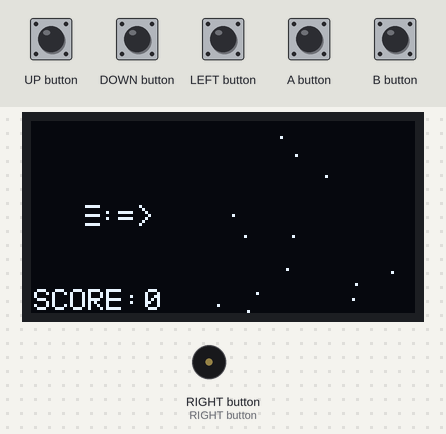
The sketch below on a simulated Arduboy, built with avr-gcc and run on an emulated ATmega32U4. On the bench: 128×64 one-colour display, buzzer (waves = sounding). Inputs (shaded band) come from the test bench. Random numbers use the default seed unless the sketch sets one.

Above: at 3.0 s.
3.1 s: UP button pressed for 1 s
At 3.72 s:
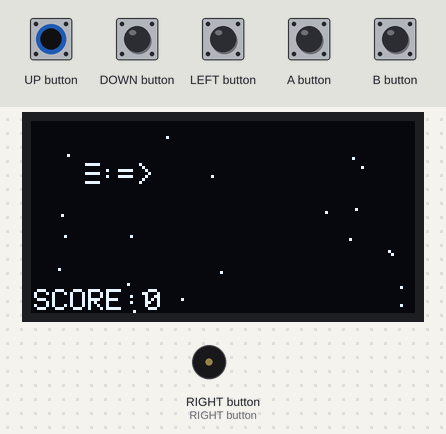
4.7 s: DOWN button pressed for 0.15 s
At 5.01 s:
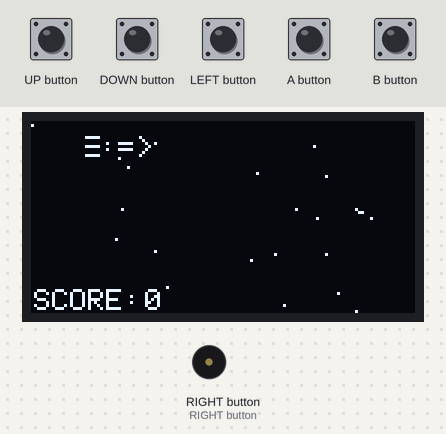
5.4 s: DOWN button pressed for 1 s
At 5.65 s:
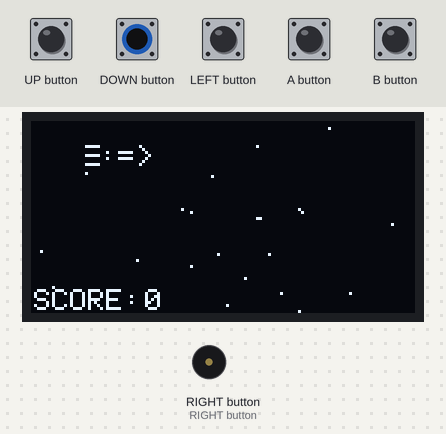
7.0 s: LEFT button pressed for 0.15 s
At 7.56 s:
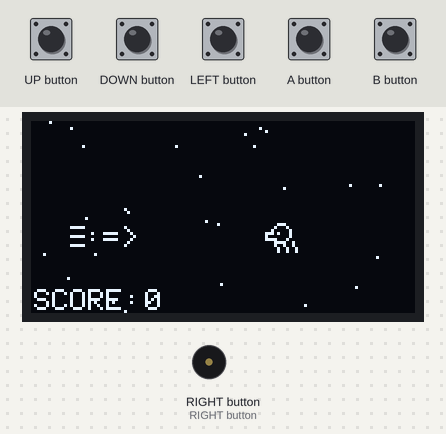
7.7 s: A button pressed for 0.15 s
At 7.88 s:
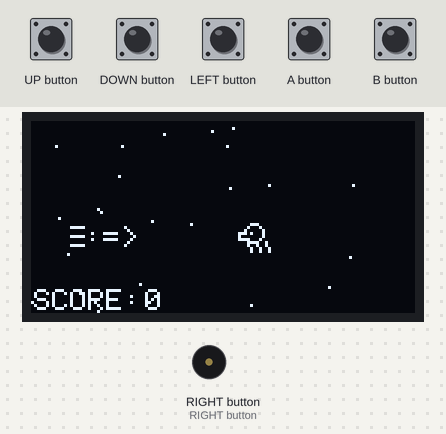
8.4 s: B button pressed for 0.15 s
At 8.84 s:
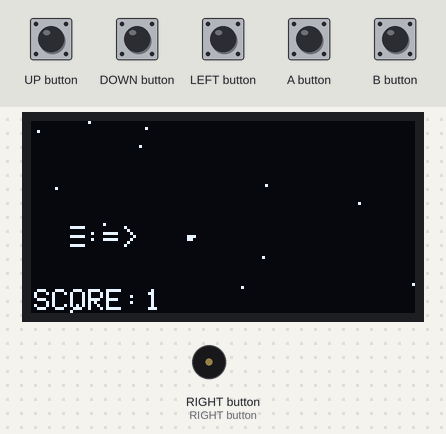
Timing chart, 0 to 14.2 s (numbered marks = the images above; inputs shaded):
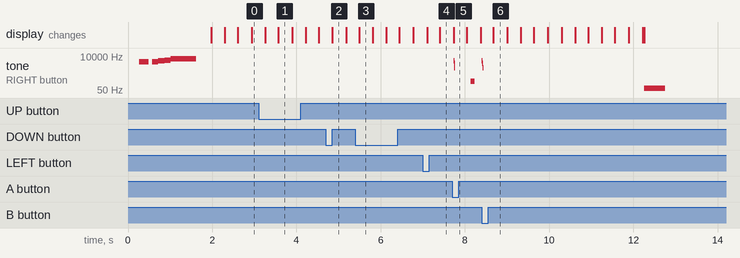

Measured:
- after the input at 7.7 s, tone on RIGHT button: plays 4800 Hz for 0.01 s, 3200 Hz for 0.01 s, 1600 Hz for 0.01 s, 200 Hz for 0.10 s, starting at once

The sketch:

CosmicPods.ino
```cpp
// (licence header left out)
#include <Arduboy2.h>

Arduboy2 arduboy;

#define CHAR_WIDTH 6
#define CHAR_HEIGHT 8

#define X_MAX (WIDTH - (CHAR_WIDTH * 3) + 1)
#define Y_MAX (HEIGHT - CHAR_HEIGHT)

#define NUM_PLAYER_BULLETS 4
#define MAX_NUM_ENEMIES 8
#define NUM_STARS 32

#define ENEMY_RECT {0, 0, 12, 12}
#define PLAYER_RECT {0, 1, 16, 6}

struct Vector2 {
  float x;
  float y;
};

struct FloatPoint {
  float x;
  float y;
};

struct PlayerBullet {
  Point point;
  boolean enabled;
};

struct Player {
  Rect rect;
  PlayerBullet bullets[NUM_PLAYER_BULLETS];
};

struct EnemyBullet {
  FloatPoint point;
  Vector2 delta;
  boolean enabled;
};

struct Enemy {
  Rect rect;
  EnemyBullet bullet;
};

struct Star {
  Point point;
  byte speed;
};

struct Player player;
struct Star stars[NUM_STARS];
struct Enemy enemies[MAX_NUM_ENEMIES];

boolean last_a_button_val;
boolean last_b_button_val;
boolean is_gameover;
unsigned int score;
byte num_enemies;
byte bullet_speed_factor;
byte level;

void setup() {
  arduboy.begin();
  arduboy.setFrameRate(30);

  for (byte i = 0; i < MAX_NUM_ENEMIES; i++) {
    enemies[i].rect = ENEMY_RECT;
  }
  player.rect = PLAYER_RECT;

  beginGame();
}

void loop() {
  if (!(arduboy.nextFrame()))
    return;

  if (is_gameover) {
    if (arduboy.pressed(A_BUTTON) || arduboy.pressed(B_BUTTON)) {
      beginGame();
    }
    return;
  }

  arduboy.clear();

  movePlayer();
  moveStars();
  moveEnemies();
  movePlayerBullets();
  moveEnemiesBullet();

  drawScore();
  drawPlayer();
  drawStars();
  drawEnemies();
  drawPlayerBullets();
  drawEnemiesBullet();

  checkEnemyCollision();
  checkPlayerCollision();

  arduboy.display();
}

void beginGame() {
  initialize();

  displayTitle();
}

void initialize() {
  arduboy.initRandomSeed();

  score = 0;

  player.rect.x = (WIDTH / 4) - (CHAR_WIDTH * 3 / 2);
  player.rect.y = (HEIGHT / 2) - (CHAR_HEIGHT / 2);

  for (byte i = 0; i < NUM_STARS; i++) {
    spawnStar(i);
  }

  for (byte i = 0; i < MAX_NUM_ENEMIES; i++) {
    spawnEnemy(i);
  }

  for (byte i = 0; i < NUM_PLAYER_BULLETS; i++) {
    player.bullets[i].enabled = false;
    player.bullets[i].point.x = 0;
    player.bullets[i].point.y = 0;
  }

  for (byte i = 0; i < MAX_NUM_ENEMIES; i++) {
    enemies[i].bullet.enabled = false;
    enemies[i].bullet.point.x = 0;
    enemies[i].bullet.point.y = 0;
  }

  is_gameover = false;

  shiftLevel();
}

void shiftLevel() {
  switch (score) {
    case 0:
      setLevel(1, 1, 1.4);
      break;
    case 1:
      setLevel(2, 2, 1.4);
      break;
    case 3:
      setLevel(3, 2, 1.4);
      break;
    case 7:
      setLevel(4, 3, 1.5);
      break;
    case 16:
      setLevel(5, 3, 1.6);
      break;
    case 25:
      setLevel(6, 4, 1.8);
      break;
    case 37:
      setLevel(7, 4, 2.0);
      break;
    case 49:
      setLevel(8, 5, 2.3);
      break;
    case 64:
      setLevel(9, 5, 2.4);
      break;
    case 79:
      setLevel(10, 6, 2.6);
      break;
    case 97:
      setLevel(11, 6, 2.8);
      break;
    case 115:
      setLevel(12, 7, 3.1);
      break;
    case 136:
      setLevel(13, 7, 3.4);
      break;
    case 157:
      setLevel(14, MAX_NUM_ENEMIES, 3.7);
      break;
    case 181:
      setLevel(15, MAX_NUM_ENEMIES, 4.1);
      break;
    default:
      break;
  }
}

void setLevel(byte lv, byte ne, float spd) {
  level = lv;
  num_enemies = ne;
  bullet_speed_factor = spd;
}

void displayTitle() {
  arduboy.clear();
  arduboy.setCursor((WIDTH / 2) - (CHAR_WIDTH * 15 / 2), (HEIGHT / 2) - (CHAR_HEIGHT / 2));
  arduboy.print("[ CosmicPods ]");
  arduboy.display();
  arduboy.invert(false);
  delay(250);
  playTone(4186, 225);
  delay(300);
  playTone(4186, 150);
  delay(150);
  playTone(4699, 150);
  delay(150);
  playTone(5274, 150);
  delay(150);
  playTone(6272, 600);
  delay(850);
}

void spawnEnemy(byte i) {
  enemies[i].rect.x = random(WIDTH + 20, WIDTH * 2);
  enemies[i].rect.y = random(0, HEIGHT - 12);
}

void spawnStar(byte i) {
  stars[i].point.x = random(WIDTH, WIDTH * 2);
  stars[i].point.y = random(0, HEIGHT);
  stars[i].speed = random(1, 5);
}

void spawnPlayerBullet(byte i) {
  player.bullets[i].enabled = true;
  player.bullets[i].point.x = player.rect.x + 16;
  player.bullets[i].point.y = player.rect.y + 3;
  playTone(4800, 50);
  delay(10);
  playTone(3200, 50);
  delay(10);
  playTone(1600, 50);
  delay(10);
  playTone(0, 50);
}

void spawnEnemyBullet(byte i) {
  enemies[i].bullet.enabled = true;
  enemies[i].bullet.point.x = enemies[i].rect.x - 4;
  enemies[i].bullet.point.y = enemies[i].rect.y + 4;

  Vector2 orig_delta;
  orig_delta.x = player.rect.x - enemies[i].rect.x;
  orig_delta.y = player.rect.y - enemies[i].rect.y;

  Vector2 new_delta = calcDelta(orig_delta);

  enemies[i].bullet.delta.x = new_delta.x;
  enemies[i].bullet.delta.y = new_delta.y;
}

Vector2 calcDelta(Vector2 v) {
  float mag = bullet_speed_factor / sqrt(v.x * v.x + v.y * v.y);

  Vector2 v2;
  v2.x = v.x * mag;
  v2.y = v.y * mag;

  return v2;
}

void movePlayer() {
  if (arduboy.pressed(RIGHT_BUTTON) && (player.rect.x < X_MAX)) {
    player.rect.x++;
  }

  if (arduboy.pressed(LEFT_BUTTON) && (player.rect.x > 0)) {
    player.rect.x--;
  }

  if (arduboy.pressed(UP_BUTTON) && (player.rect.y > 0)) {
    player.rect.y--;
  }

  if (arduboy.pressed(DOWN_BUTTON) && (player.rect.y < Y_MAX)) {
    player.rect.y++;
  }

  boolean is_just_press_a_button = arduboy.pressed(A_BUTTON) && !last_a_button_val;
  boolean is_just_press_b_button = arduboy.pressed(B_BUTTON) && !last_b_button_val;
  if (is_just_press_a_button || is_just_press_b_button) {
    for (byte i = 0; i < NUM_PLAYER_BULLETS; i++) {
      if (!player.bullets[i].enabled) {
        spawnPlayerBullet(i);
        break;
      }
    }
  }
  last_a_button_val = arduboy.pressed(A_BUTTON);
  last_b_button_val = arduboy.pressed(B_BUTTON);
}

void moveStars() {
  for (byte i = 0; i < NUM_STARS; i++) {
    stars[i].point.x -= stars[i].speed;
    if (stars[i].point.x < 0) {
      spawnStar(i);
    }
  }
}

void moveEnemies() {
  for (byte i = 0; i < num_enemies; i++) {
    enemies[i].rect.x--;

    if (
      (level > 2)
      && (enemies[i].rect.x > player.rect.x + 10)
      && (enemies[i].rect.x < WIDTH - 10)
      && (!enemies[i].bullet.enabled)
      && (random(0, 50) == 10)
    ) {
      spawnEnemyBullet(i);
    }

    if (enemies[i].rect.x <= 0) {
      spawnEnemy(i);
    }
  }
}

void movePlayerBullets() {
  for (byte i = 0; i < NUM_PLAYER_BULLETS; i++) {
    if (player.bullets[i].enabled) {
      player.bullets[i].point.x += 2;
      if (player.bullets[i].point.x > WIDTH) {
        player.bullets[i].enabled = false;
      }
    }
  }
}

void moveEnemiesBullet() {
  for (byte i = 0; i < num_enemies; i++) {
    if (enemies[i].bullet.enabled) {
      enemies[i].bullet.point.x += enemies[i].bullet.delta.x;
      enemies[i].bullet.point.y += enemies[i].bullet.delta.y;
      if (
        (enemies[i].bullet.point.x <= 0)
        || (enemies[i].bullet.point.y <= 0)
        || (enemies[i].bullet.point.y >= HEIGHT)
      ) {
        enemies[i].bullet.enabled = false;
      }
    }
  }
}

void checkEnemyCollision() {
  for (byte j = 0; j < num_enemies; j++) {
    boolean is_col = false;
    for (byte i = 0; i < NUM_PLAYER_BULLETS; i++) {
      if (player.bullets[i].enabled) {
        is_col = arduboy.collide(player.bullets[i].point, enemies[j].rect);
        if (is_col) {
          player.bullets[i].enabled = false;
          break;
        }
      }
    }
    if (is_col) {
      playTone(200, 100);
      score++;
      shiftLevel();
      arduboy.fillCircle(enemies[j].rect.x + 3, enemies[j].rect.y + 6, 6, 1);
      arduboy.fillCircle(enemies[j].rect.x + 7, enemies[j].rect.y + 2, 3, 1);
      spawnEnemy(j);
    }
  }
}

void checkPlayerCollision() {
  for (byte i = 0; i < num_enemies; i++) {
    Point tmp_point;
    tmp_point.x = enemies[i].bullet.point.x;
    tmp_point.y = enemies[i].bullet.point.y;
    boolean is_enemy_col = arduboy.collide(enemies[i].rect, player.rect);
    boolean is_bullet_col = (enemies[i].bullet.enabled) && (arduboy.collide(tmp_point, player.rect));
    if ((is_enemy_col) || (is_bullet_col)) {
      displayGameover();
      return;
    }
  }
}

void displayGameover() {
  arduboy.setCursor((WIDTH / 2) - (CHAR_WIDTH * 9 / 2), (HEIGHT / 2) - (CHAR_HEIGHT / 2));
  arduboy.print("GAME OVER");
  arduboy.invert(true);
  is_gameover = true;
  playTone(66, 500);
  arduboy.display();
  delay(1200);
}

void drawScore() {
  arduboy.setCursor(1, HEIGHT - 8);
  arduboy.print("SCORE:");
  arduboy.setCursor(38, HEIGHT - 8);
  arduboy.print(score);
}

void drawPlayer() {
  byte x = player.rect.x;
  byte y = player.rect.y;

  arduboy.setCursor(x, y);
  arduboy.print(":=>");
  arduboy.setCursor(x - 5, y);
  arduboy.print("_");
  arduboy.setCursor(x - 5, y - 3);
  arduboy.print("_");
  arduboy.setCursor(x - 5, y - 6);
  arduboy.print("_");
}

void drawStars() {
  for (byte i = 0; i < NUM_STARS; i++) {
    byte x = stars[i].point.x;
    byte y = stars[i].point.y;

    arduboy.drawPixel(x, y, WHITE);
  }
}

void drawEnemies() {
  for (byte i = 0; i < num_enemies; i++) {
    byte x = enemies[i].rect.x;
    byte y = enemies[i].rect.y;

    arduboy.drawCircle(x + 3, y + 3, 3, WHITE);
    arduboy.drawPixel(x + 2, y + 3, WHITE);
    arduboy.drawRect(x - 2, y + 3, 3, 3, WHITE);
    arduboy.drawPixel(x, y + 4, BLACK);
    arduboy.drawLine(x + 1, y + 6, x + 2, y + 9, WHITE);
    arduboy.drawLine(x + 4, y + 6, x + 5, y + 9, WHITE);
    arduboy.drawLine(x + 7, y + 6, x + 8, y + 9, WHITE);
  }
}

void drawPlayerBullets() {
  for (byte i = 0; i < NUM_PLAYER_BULLETS; i++) {
    if (player.bullets[i].enabled) {
      byte x = player.bullets[i].point.x;
      byte y = player.bullets[i].point.y;
      arduboy.drawRect(x, y, 2, 2, WHITE);
    }
  }
}

void drawEnemiesBullet() {
  byte i;
  int x, y;

  for (i = 0; i < num_enemies; i++) {
    if (enemies[i].bullet.enabled) {
      x = enemies[i].bullet.point.x;
      y = enemies[i].bullet.point.y;
      arduboy.drawCircle(x, y, 2, WHITE);
    }
  }
}

void playTone(unsigned int frequency, unsigned long duration) {
  if (arduboy.audio.enabled()) {
    tone(PIN_SPEAKER_1, frequency, duration);
  }
}
```
